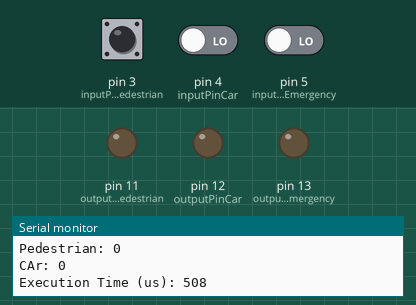
Bench run of a sketch on a simulated Arduino Uno, built with avr-gcc and run on an emulated ATmega328P. On the bench: output pins drawn as LEDs (lit = HIGH), the last lines printed to the serial monitor. Dashed ring = blinking. Inputs (shaded band) come from the test bench; at power-on: pin 3 (inputPinPedestrian) LOW, pin 5 (inputPinEmergency) LOW, pin 4 (inputPinCar) LOW.

Above: at 1.2 s.
1.3 s: pin 3 (inputPinPedestrian) driven HIGH
At 1.9 s:
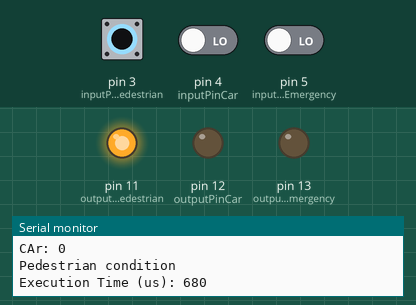
2.8 s: pin 5 (inputPinEmergency) driven HIGH
At 3.2 s:
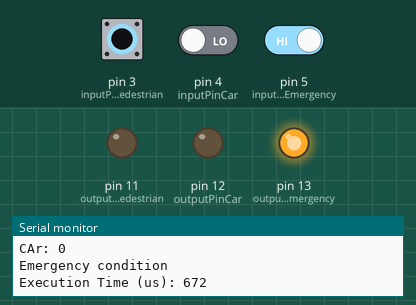
4.4 s: pin 5 (inputPinEmergency) driven LOW
At 5.3 s:
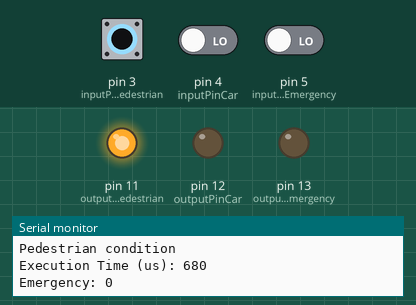
5.9 s: pin 3 (inputPinPedestrian) driven LOW
At 7.1 s:
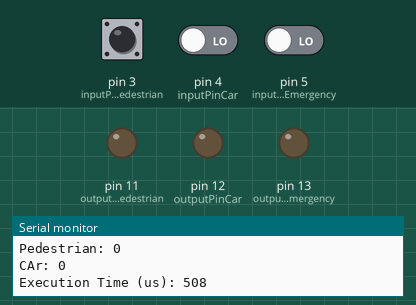
7.5 s: pin 4 (inputPinCar) driven HIGH
At 8.0 s:
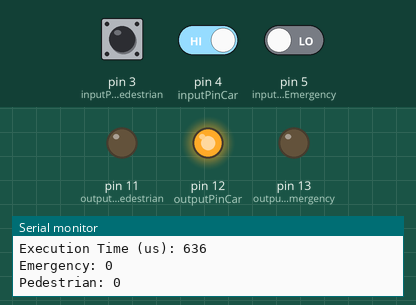
9.0 s: pin 3 (inputPinPedestrian) pulsed HIGH 2 times (0.12 s each, 0.3 s apart)
At 9.4 s:
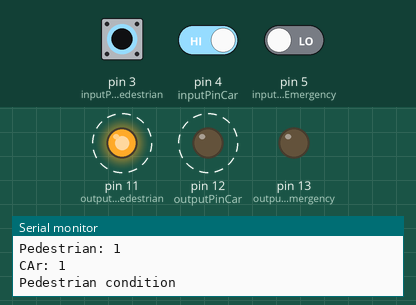
Timing chart, 0 to 12.0 s (numbered marks = the images above; inputs shaded):
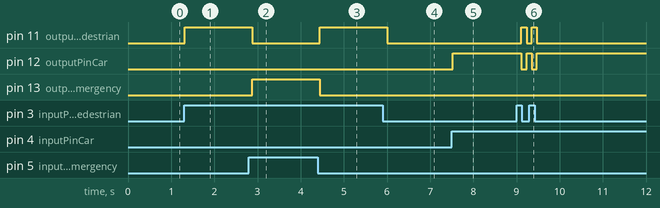

Measured:
- after the input at 1.3 s, pin 11 (outputPinPedestrian): LOW → HIGH at once
- after the input at 2.8 s, pin 11 (outputPinPedestrian): HIGH → LOW after 0.08 s; pin 13 (outputPinEmergency): LOW → HIGH after 0.08 s
- after the input at 4.4 s, pin 11 (outputPinPedestrian): LOW → HIGH at once; pin 13 (outputPinEmergency): HIGH → LOW at once
- after the input at 5.9 s, pin 11 (outputPinPedestrian): HIGH → LOW after 0.11 s
- after the input at 7.5 s, pin 12 (outputPinCar): LOW → HIGH at once
- after the input at 9.0 s, pin 11 (outputPinPedestrian): alternates HIGH for 0.12 s and LOW for 0.11 s, 4 changes in all, then stays LOW, starting after 0.11 s; pin 12 (outputPinCar): alternates HIGH for 0.11 s and LOW for 0.12 s, 4 changes in all, then stays HIGH, starting after 0.11 s

The sketch:

spectacular_turing3.ino
```cpp
// Arduino Code for Input Board 3 (Slave)
const int inputPinEmergency = 5;  // Pin for the first input signal
const int inputPinCar = 4;  // Pin for the second input signal
const int inputPinPedestrian = 3;  // Pin for the second input signal
const int analogPinCamera = A0; // Replace A0 with the analog pin you are using
const int analogPinWeather = A1; // Replace A1 with the analog pin you are using
const int outputPinEmergency = 13; // Pin for the Emergency Permission LED
const int outputPinCar = 12; // Pin for the Normal Permission LED
const int outputPinPedestrian = 11; // Pin for the Pedestrian LED
unsigned long emergencyStartTime = 0;  // Variable to store the start time of emergency state

void setup() {
  Serial.begin(9600);
  pinMode(inputPinEmergency, INPUT);
  pinMode(inputPinCar, INPUT);
  pinMode(inputPinPedestrian, INPUT);

  pinMode(outputPinEmergency, OUTPUT);
  pinMode(outputPinCar, OUTPUT);
  pinMode(outputPinPedestrian, OUTPUT);
}

void checkPriority() {
  Serial.print("Emergency: ");
  Serial.println(digitalRead(inputPinEmergency));
  Serial.print("Pedestrian: ");
  Serial.println(digitalRead(inputPinPedestrian));
  Serial.print("CAr: ");
  Serial.println(digitalRead(inputPinCar));

  if (digitalRead(inputPinEmergency)) {
    Serial.println("Emergency condition");
    digitalWrite(outputPinEmergency, HIGH);
    digitalWrite(outputPinCar, LOW);
    digitalWrite(outputPinPedestrian, LOW);
  } else if (digitalRead(inputPinPedestrian)) {
    Serial.println("Pedestrian condition");
    digitalWrite(outputPinCar, LOW);
    digitalWrite(outputPinPedestrian, HIGH);
    digitalWrite(outputPinEmergency, LOW);

  } else if (digitalRead(inputPinCar)){
    Serial.println("Car condition");
    digitalWrite(outputPinCar, HIGH);
    digitalWrite(outputPinPedestrian, LOW);
    digitalWrite(outputPinEmergency, LOW);

  } else{
   	digitalWrite(outputPinCar, LOW);
    digitalWrite(outputPinPedestrian, LOW);
    digitalWrite(outputPinEmergency, LOW);}
}

void loop() {
  // Read input signals
  unsigned long startTime = micros();  // Record the start time
  checkPriority();
  unsigned long executionTime = micros() - startTime;  // Calculate the execution time
  Serial.print("Execution Time (us): ");
  Serial.println(executionTime);

  delay(100); // Adjust delay based on your requirements
}
```

car.cpp
```cpp
// Arduino Code for Input Board 2
const int carSignal = 3;  // Connect to the car input pin on the main board
const int permission = 2;
const int passingDemo = 4;

unsigned long startTime = 0;  // Variable to store the start time
unsigned long currentTime = 0;


void setup() {
  pinMode(carSignal, OUTPUT);
  pinMode(passingDemo, OUTPUT);
  pinMode(permission, INPUT);
  Serial.begin(9600);
}

void loop() {
  currentTime = millis();  // Get the current time

  if (currentTime > 0 && currentTime < 15000) {  // Check if it's between 3 and 6 seconds
    digitalWrite(carSignal, HIGH);
  } else {
    digitalWrite(carSignal, LOW);
  }

  int permissionInput = digitalRead(permission);

  // Send the state of the car button to the main board
  Serial.print("CAR: ");
  Serial.println(permissionInput);


   // Check if permission is HIGH, then set passingDemo to HIGH
  if (permissionInput == HIGH) {
    digitalWrite(passingDemo, HIGH);
    delay(400);  // Blinking interval: 500 milliseconds
    digitalWrite(passingDemo, LOW);
    delay(200);
  } else {
    digitalWrite(passingDemo, LOW);
  }

  delay(1000);  // Adjust delay based on your requirements
}
```

controller.cpp
```cpp
// Arduino Code for Input Board 3 (Slave)
const int inputPinEmergency = 5;  // Pin for the first input signal
const int inputPinCar = 4;  // Pin for the second input signal
const int inputPinPedestrian = 3;  // Pin for the second input signal
const int analogPinCamera = A0; // Replace A0 with the analog pin you are using
const int analogPinWeather = A1; // Replace A1 with the analog pin you are using
const int outputPinEmergency = 13; // Pin for the Emergency Permission LED
const int outputPinCar = 12; // Pin for the Normal Permission LED
const int outputPinPedestrian = 11; // Pin for the Pedestrian LED
unsigned long emergencyStartTime = 0;  // Variable to store the start time of emergency state

void setup() {
  Serial.begin(9600);
  pinMode(inputPinEmergency, INPUT);
  pinMode(inputPinCar, INPUT);
  pinMode(inputPinPedestrian, INPUT);

  pinMode(outputPinEmergency, OUTPUT);
  pinMode(outputPinCar, OUTPUT);
  pinMode(outputPinPedestrian, OUTPUT);
}

void checkPriority() {
  Serial.print("Emergency: ");
  Serial.println(digitalRead(inputPinEmergency));
  Serial.print("Pedestrian: ");
  Serial.println(digitalRead(inputPinPedestrian));
  Serial.print("CAr: ");
  Serial.println(digitalRead(inputPinCar));

  if (digitalRead(inputPinEmergency)) {
    Serial.println("Emergency condition");
    digitalWrite(outputPinEmergency, HIGH);
    digitalWrite(outputPinCar, LOW);
    digitalWrite(outputPinPedestrian, LOW);
  } else if (digitalRead(inputPinPedestrian)) {
    Serial.println("Pedestrian condition");
    digitalWrite(outputPinCar, LOW);
    digitalWrite(outputPinPedestrian, HIGH);
    digitalWrite(outputPinEmergency, LOW);

  } else if (digitalRead(inputPinCar)){
    Serial.println("Car condition");
    digitalWrite(outputPinCar, HIGH);
    digitalWrite(outputPinPedestrian, LOW);
    digitalWrite(outputPinEmergency, LOW);

  } else{
   	digitalWrite(outputPinCar, LOW);
    digitalWrite(outputPinPedestrian, LOW);
    digitalWrite(outputPinEmergency, LOW);}
}

void loop() {
  unsigned long startTime = micros();  // Record the start time
  checkPriority();
  unsigned long executionTime = micros() - startTime;  // Calculate the execution time
  Serial.print("Execution Time (us): ");
  Serial.println(executionTime);

  delay(100); // Adjust delay based on your requirements
}
```

emergency.cpp
```cpp
// Arduino Code for Input Board 1 (Master)
const int emergencySignal = 3;  // Connect to the Emergency input pin on the main board
const int permission = 2;
const int passingDemo = 4;
unsigned long startTime = 0;  // Variable to store the start time of the blinking LED
unsigned long currentTime = 0;  // Variable to store the start time of the blinking LED

const int slaveEmergencySignal = 5;  // Connect to the Emergency input pin on the slave board

void setup() {
  pinMode(emergencySignal, OUTPUT);
  pinMode(passingDemo, OUTPUT);
  pinMode(permission, INPUT);
  pinMode(slaveEmergencySignal, OUTPUT);
  Serial.begin(9600);
}

void loop() {
	currentTime = millis() - startTime;
  if (currentTime < 5000 && currentTime > 0) {  // Check if it's between 3 and 6 seconds
    digitalWrite(emergencySignal, HIGH);
  } else {
    digitalWrite(emergencySignal, LOW);
  }

  int permissionInput = digitalRead(permission);

  // Send the state of the emergency button to the slave board
  Serial.print("Emergency: ");
  Serial.println(permissionInput);


  // Check if permission is HIGH, then set passingDemo to HIGH
  if (permissionInput == HIGH) {
    digitalWrite(passingDemo, HIGH);
    delay(500);  // Blinking interval: 500 milliseconds
    digitalWrite(passingDemo, LOW);
    delay(300);
  } else {
    digitalWrite(passingDemo, LOW);

  }


  delay(1000);  // Adjust delay based on your requirements
}
```

pedestrian.cpp
```cpp
// Arduino Code for Input Board 4
const int pedestrianSignal = 3;  // Connect to the Pedestrian input pin on the main board
const int permission = 2;
const int passingDemo = 4;

unsigned long startTime = 0;  // Variable to store the start time
unsigned long currentTime = 0;


void setup() {
  pinMode(pedestrianSignal, OUTPUT);
  pinMode(passingDemo, OUTPUT);
  pinMode(permission, INPUT);
  Serial.begin(9600);
}

void loop() {
  currentTime = millis();  // Get the current time

  if (currentTime > 0 && currentTime < 10000) {  // Check if it's between 3 and 6 seconds
    digitalWrite(pedestrianSignal, HIGH);
  } else {
    digitalWrite(pedestrianSignal, LOW);
  }

  int permissionInput = digitalRead(permission);

  // Send the state of the car button to the main board
  Serial.print("Pedestrian: ");
  Serial.println(permissionInput);


   // Check if permission is HIGH, then set passingDemo to HIGH
  if (permissionInput == HIGH) {
    digitalWrite(passingDemo, HIGH);
    delay(500);  // Blinking interval: 500 milliseconds
    digitalWrite(passingDemo, LOW);
    delay(300);
  } else {
    digitalWrite(passingDemo, LOW);
    currentTime = 0;
  }

  delay(1000);  // Adjust delay based on your requirements
}
```
